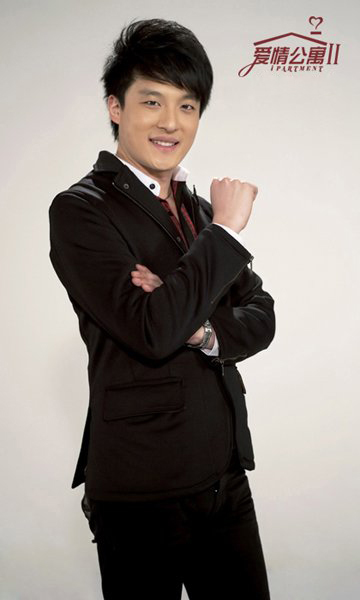
#> input picture face_db/吕子乔.jpg, 360 x 600 px
$ python -i recognition_dataset.py   (imports and definitions only)
#> lines starting #> are read from the running program, lines starting #| are printed output that depends on the picture
import random
from pathlib import Path

import cv2
import numpy as np
from PIL import Image, ImageEnhance
from torch.utils.data import Dataset


class BinaryFaceIndex:
    # [36 lines left out: functions __init__, load, read_image_bytes, not called in this run]


class BinaryFaceDataset(Dataset):
    # [19 lines left out: functions __init__, _ensure_loaded, num_classes, not called in this run]

    def __len__(self):
        self._ensure_loaded()
        return len(self.keys)

    # [7 lines left out: function __getitem__, not called in this run]


def preprocess_face_image(image, image_size=112, is_train=False):
    image = cv2.resize(image, (image_size, image_size))
    if is_train and random.random() > 0.5:
        image = cv2.flip(image, 1)
    if is_train:
        image = Image.fromarray(cv2.cvtColor(image, cv2.COLOR_BGR2RGB))
        ops = [random_brightness, random_contrast, random_color]
        np.random.shuffle(ops)
        if random.random() > 0.5:
            image = ops[0](image)
        image = cv2.cvtColor(np.array(image), cv2.COLOR_RGB2BGR)
    image = image.transpose((2, 0, 1))
    return (image - 127.5) / 127.5


def random_brightness(image, lower=0.7, upper=1.3):
    return ImageEnhance.Brightness(image).enhance(np.random.uniform(lower, upper))


def random_contrast(image, lower=0.7, upper=1.3):
    return ImageEnhance.Contrast(image).enhance(np.random.uniform(lower, upper))


def random_color(image, lower=0.7, upper=1.3):
    return ImageEnhance.Color(image).enhance(np.random.uniform(lower, upper))

>>> import cv2
>>> picture = cv2.imread('../face_db/吕子乔.jpg')
#> picture is the input picture: shape (600, 360, 3); mean B, G, R 132.8, 138, 145
>>> result = preprocess_face_image(picture)
#> in preprocess_face_image, `image = cv2.resize(image, (image_size, image_size))`:
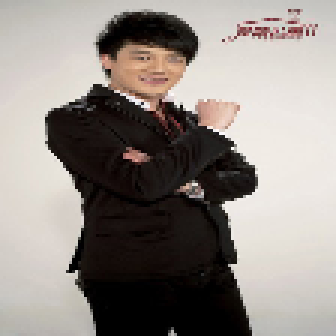
#> image: shape (112, 112, 3) (shown 3 times larger); mean of channels 0, 1, 2 132.8, 138, 145; drawn as B, G, R

$ run again, on face_db/张伟.jpg
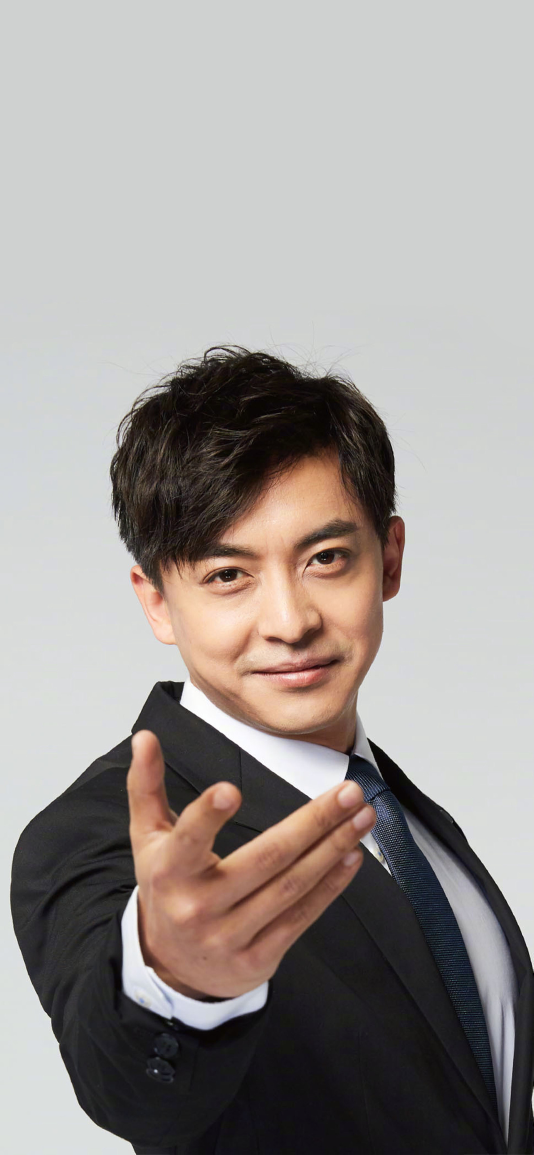
#> input picture face_db/张伟.jpg, 1600 x 3464 px (shown at 1/3 size)
#> picture is the input picture: shape (3464, 1600, 3); mean B, G, R 147, 150.1, 156
#> in preprocess_face_image, `image = cv2.resize(image, (image_size, image_size))`:
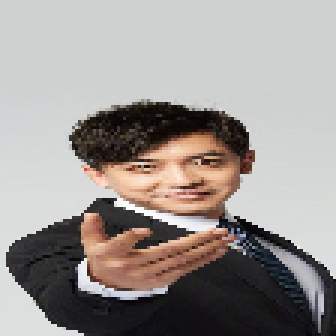
#> image: shape (112, 112, 3) (shown 3 times larger); mean of channels 0, 1, 2 146.9, 150.1, 156; drawn as B, G, R
